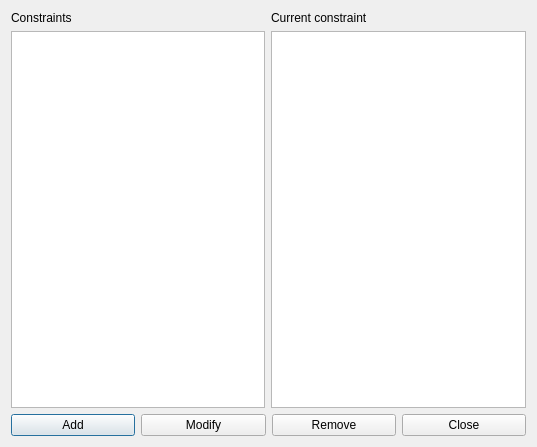
<?xml version="1.0" encoding="UTF-8"?>
<ui version="4.0">
 <class>ConstraintTeachersMorningIntervalMaxDaysPerWeekForm_template</class>
 <widget class="QDialog" name="ConstraintTeachersMorningIntervalMaxDaysPerWeekForm_template">
  <property name="geometry">
   <rect>
    <x>0</x>
    <y>0</y>
    <width>537</width>
    <height>447</height>
   </rect>
  </property>
  <property name="windowTitle">
   <string extracomment="This is the title of the dialog in which you see the list of all constraints of this type">Constraints teachers morning interval max days per week</string>
  </property>
  <layout class="QGridLayout" name="gridLayout">
   <item row="0" column="0">
    <layout class="QVBoxLayout" name="verticalLayout">
     <item>
      <widget class="QLabel" name="constraintsTextLabel">
       <property name="frameShape">
        <enum>QFrame::NoFrame</enum>
       </property>
       <property name="frameShadow">
        <enum>QFrame::Plain</enum>
       </property>
       <property name="text">
        <string>Constraints</string>
       </property>
       <property name="wordWrap">
        <bool>false</bool>
       </property>
      </widget>
     </item>
     <item>
      <widget class="QListWidget" name="constraintsListWidget"/>
     </item>
    </layout>
   </item>
   <item row="0" column="1">
    <layout class="QVBoxLayout" name="verticalLayout_2">
     <item>
      <widget class="QLabel" name="currentConstraintTextLabel">
       <property name="text">
        <string>Current constraint</string>
       </property>
       <property name="wordWrap">
        <bool>false</bool>
       </property>
      </widget>
     </item>
     <item>
      <widget class="QPlainTextEdit" name="currentConstraintTextEdit"/>
     </item>
    </layout>
   </item>
   <item row="1" column="0" colspan="2">
    <layout class="QHBoxLayout" name="horizontalLayout">
     <item>
      <widget class="QPushButton" name="addConstraintPushButton">
       <property name="text">
        <string>Add</string>
       </property>
      </widget>
     </item>
     <item>
      <widget class="QPushButton" name="modifyConstraintPushButton">
       <property name="text">
        <string>Modify</string>
       </property>
      </widget>
     </item>
     <item>
      <widget class="QPushButton" name="removeConstraintPushButton">
       <property name="text">
        <string>Remove</string>
       </property>
      </widget>
     </item>
     <item>
      <widget class="QPushButton" name="closePushButton">
       <property name="text">
        <string>Close</string>
       </property>
      </widget>
     </item>
    </layout>
   </item>
  </layout>
 </widget>
 <layoutdefault spacing="6" margin="11"/>
 <resources/>
 <connections/>
</ui>
